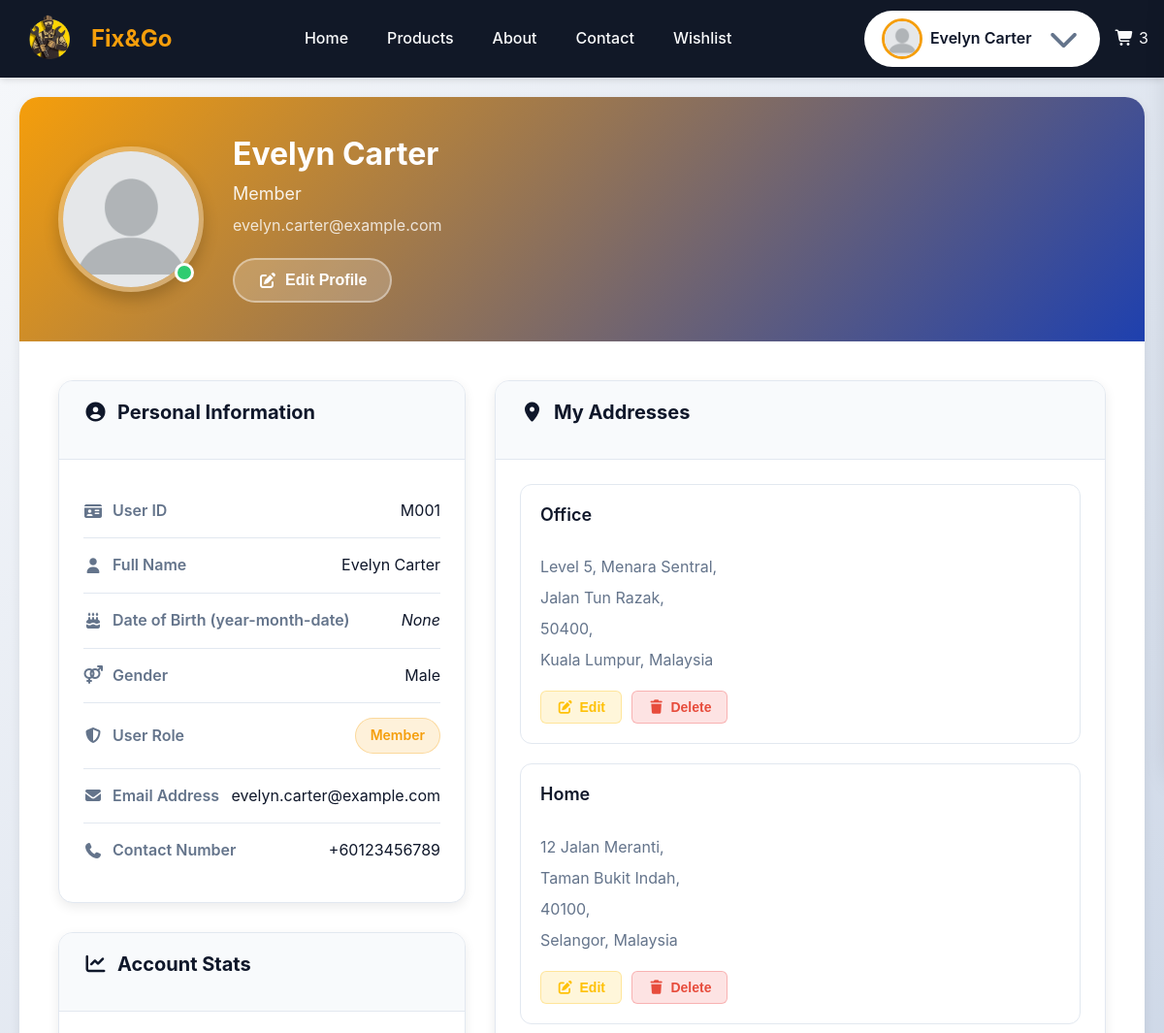
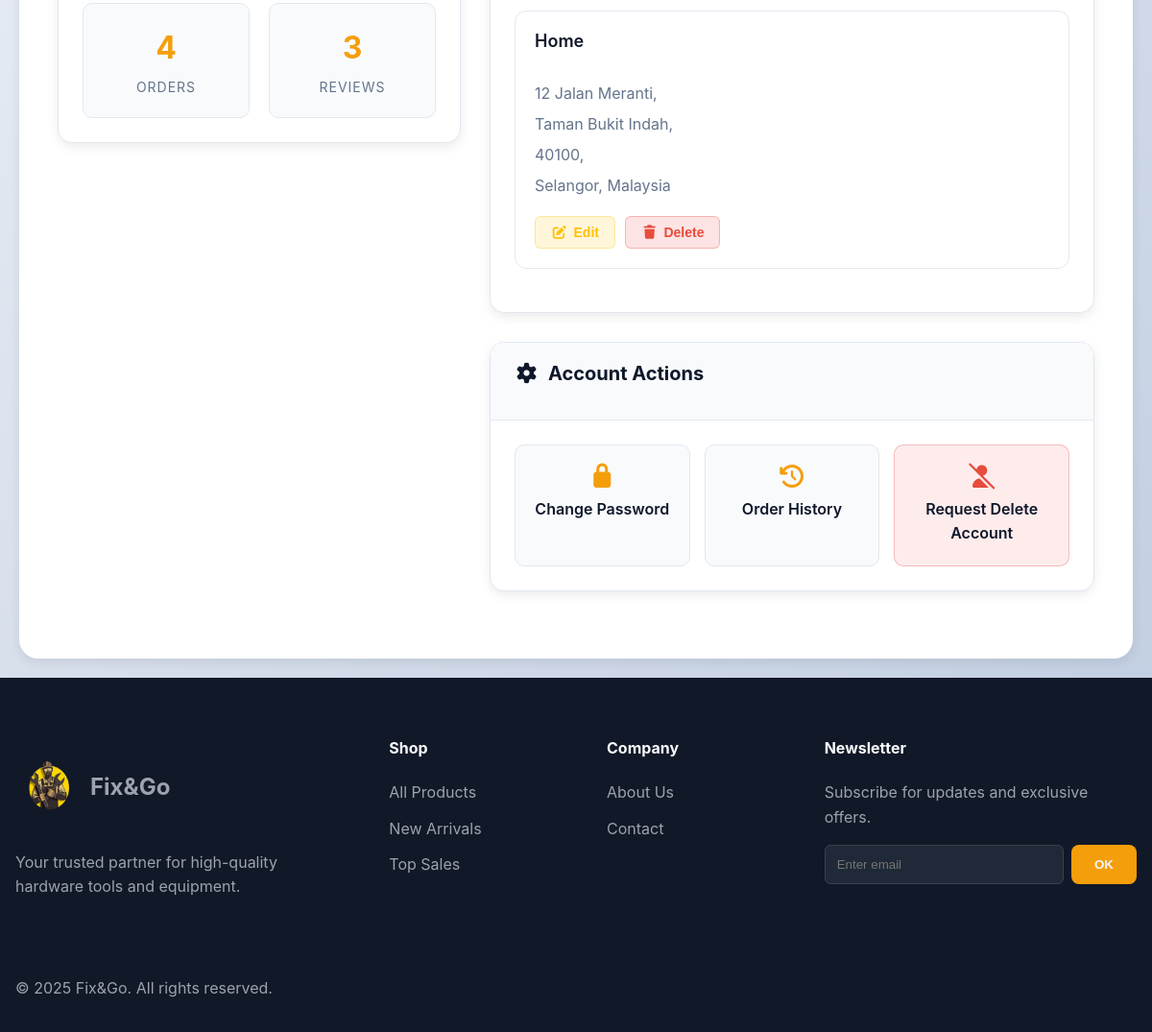
The page /pages/member/profile.php (signed in) on the database its author committed (2 pictures, top to bottom).
### tables this page shows
CREATE TABLE `userprofile` (
    `user_id` varchar(12) NOT NULL,
    `dob` date DEFAULT NULL,
    `contact_num` varchar(20) DEFAULT NULL,
    `gender` enum('Male', 'Female') DEFAULT NULL
);

CREATE TABLE `address` (
    `address_id` int(11) NOT NULL,
    `address_name` varchar(20) NOT NULL DEFAULT 'Home',
    `user_id` varchar(12) NOT NULL,
    `address_one` varchar(255) NOT NULL,
    `address_two` varchar(255) DEFAULT NULL,
    `address_three` varchar(255) DEFAULT NULL,
    `state` varchar(50) NOT NULL,
    `post_code` varchar(5) NOT NULL,
    `country` varchar(40) NOT NULL DEFAULT 'Malaysia'
);

### pages/member/profile.php (called while the page is built, shortened)
<?php
require_once "../../_base.php";
include_once "../../_head.php";
?>
<?php
include_once "../../component/profileInfo.php";
include "../../_foot.php";

### _base.php (called while the page is built, shortened)
<?php
$rootDir = 'http://' . $_SERVER['HTTP_HOST'];
$pathPrefix = (strpos($_SERVER['SCRIPT_NAME'], '/FixAndGo_Web') === 0) ? '/FixAndGo_Web' : '';
function temp($key, $value = null)
{
    if ($value !== null) {
        $_SESSION["temp_$key"] = $value;
    } else {
        $value = $_SESSION["temp_$key"] ?? null;
        return $value;
    }
}
$host = 'localhost';
$username = 'root';
$password = '';
$dbname = 'fixandgo_db';
try {
    $_db = new PDO("mysql:host=$host;dbname=$dbname", $username, $password, [
        PDO::ATTR_DEFAULT_FETCH_MODE => PDO::FETCH_OBJ,
        PDO::ATTR_EMULATE_PREPARES   => false,
    ]);
} catch (PDOException $err) {
    die("Connection failed: " . $err->getMessage());
}
function getUserProfilePicture($userId)
{
    global $_db;
    global $pathPrefix;
    $defaultPath = $pathPrefix . "/images/profile/default_profile_picture.webp";
    try {
        $stmt = $_db->prepare("SELECT file_path FROM profilepicture WHERE user_id = ?");
        $stmt->execute([$userId]);
        $result = $stmt->fetch();
        if ($result && isset($result->file_path) && !empty($result->file_path)) {
            $filePath = $result->file_path;
            if (substr($filePath, 0, 1) !== '/') {
                $filePath = '/' . $filePath;
            }
            return $filePath;
        }
    } catch (Exception $e) {
        error_log("Profile picture error for user $userId: " . $e->getMessage());
    }
    return $defaultPath;
}

### config/authorization.php (called while the page is built, shortened)
<?php
function enforce_authorization(): void
{
    global $rootDir, $pathPrefix;
    $role = temp('USER_ROLE') ?? 'Guest';
    $pathPrefix = $pathPrefix ?? '';
    if ($role === 'Member') {
        return;
    }
    exit();
}

### DAO/profile_dao.php (called while the page is built, shortened)
<?php
function getAddressesByUserId($user_id)
{
    global $_db;
    $stmt = $_db->prepare("SELECT * FROM address WHERE user_id = ? ORDER BY address_id DESC");
    $stmt->execute([$user_id]);
    return $stmt->fetchAll();
}
function getUserProfileDetails($user_id)
{
    global $_db;
    $stmt = $_db->prepare("SELECT * FROM UserProfile WHERE user_id = ?");
    $stmt->execute([$user_id]);
    return $stmt->fetch();
}
function countOrdersById($id)
{
    global $_db;
    $stmt = $_db->prepare("SELECT COUNT(order_id) AS num FROM ORDERS
                           WHERE user_id = ?");
    $stmt->execute([$id]);
    return $stmt->fetch()->num;
}
function countReviewById($id)
{
    global $_db;
    $stmt = $_db->prepare("SELECT COUNT(review_id) AS num FROM REVIEW WHERE user_id = ?");
    $stmt->execute([$id]);
    return $stmt->fetch()->num;
}

### component/profileInfo.php (the view, shortened to what this page needs)
<?php
require_once __DIR__ . "/../dao/profile_dao.php";
$user_id = temp('USER_ID');
$user_name = temp('USER_NAME');
$user_role = temp('USER_ROLE');
$user_email = temp('EMAIL');
$user_profile = getUserProfileDetails($user_id);
$addresses = getAddressesByUserId($user_id);
?>
<link rel="stylesheet" href="<?= $rootDir ?>/css/profile.css">
<main>
    <div class="profile-container">
        <div class="profile-header">
            <div class="profile-picture-section">
                <div class="profile-picture-container">
                    <img src="<?= getUserProfilePicture($user_id) ?>"
                        alt="Profile Picture" class="profile-picture1">
                    <div class="profile-status online"></div>
                </div>
                <div class="profile-info">
                    <h1 class="profile-name"><?= htmlspecialchars($user_name) ?></h1>
                    <p class="profile-role"><?= htmlspecialchars($user_role) ?></p>
                    <p class="profile-email"><?= htmlspecialchars($user_email) ?></p>
                    <button class="edit-profile-btn">
                        <i class="fas fa-edit"></i> Edit Profile
                    </button>
                </div>
            </div>
        </div>
        <div class="profile-content">
            <div class="left-column">
                <div class="info-card">
                    <div class="card-header">
                        <h2><i class="fas fa-user-circle"></i> Personal Information</h2>
                    </div>
                    <div class="card-body">
                        <div class="info-row">
                            <div class="info-label">
                                <i class="fas fa-id-card"></i>
                                User ID
                            </div>
                            <div class="info-value"><?= htmlspecialchars($user_id) ?></div>
                        </div>
                        <div class="info-row">
                            <div class="info-label">
                                <i class="fas fa-user"></i>
                                Full Name
                            </div>
                            <div class="info-value"><?= htmlspecialchars($user_name) ?></div>
                        </div>
                        <div class="info-row">
                            <div class="info-label">
                                <i class="fas fa-birthday-cake"></i>
                                Date of Birth (year-month-date)
                            </div>
                            <div class="info-value"><?= $user_profile->dob ?? '<i>None</i>' ?>
                            </div>
                        </div>
                        <div class="info-row">
                            <div class="info-label">
                                <i class="fas fa-venus-mars"></i>
                                Gender
                            </div>
                            <div class="info-value"><?= $user_profile->gender ?? '<i>None</i>' ?></div>
                        </div>
                        <div class="info-row">
                            <div class="info-label">
                                <i class="fas fa-shield-alt"></i>
                                User Role
                            </div>
                            <div class="info-value">
                                <span class="role-badge customer"><?= htmlspecialchars($user_role) ?></span>
                            </div>
                        </div>
                        <div class="info-row">
                            <div class="info-label">
                                <i class="fas fa-envelope"></i>
                                Email Address
                            </div>
                            <div class="info-value"><?= htmlspecialchars($user_email) ?></div>
                        </div>
                        <div class="info-row">
                            <div class="info-label">
                                <i class="fas fa-phone"></i>
                                Contact Number
                            </div>
                            <div class="info-value"><?= $user_profile->contact_num ?? '<i>None</i>' ?></div>
                        </div>
                    </div>
                </div>
                <div class="info-card">
                    <div class="card-header">
                        <h2><i class="fas fa-chart-line"></i> Account Stats</h2>
                    </div>
                    <div class="card-body">
                        <div class="stats-grid">
                            <div class="stat-item">
                                <div class="stat-number"><?= countOrdersById($user_id) ?></div>
                                <div class="stat-label">Orders</div>
                            </div>
                            <div class="stat-item">
                                <div class="stat-number"><?= countReviewById($user_id) ?></div>
                                <div class="stat-label">Reviews</div>
                            </div>
                        </div>
                    </div>
                </div>
            </div>
            <div class="right-column">
                <div class="info-card">
                    <div class="card-header">
                        <h2><i class="fas fa-map-marker-alt"></i> My Addresses</h2>
                    </div>
                    <div class="card-body">
                        <?php if ($addresses) :
                            foreach ($addresses as $key => $value) : ?>
                                <div class="address-card">
                                    <div class="address-header">
                                        <h3><?= $value->address_name ?></h3>
                                    </div>
                                    <div class="address-content">
                                        <p><?= $value->address_one ? $value->address_one . ',' : '<i>None</i>' ?></p>
                                        <p><?= $value->address_two ? $value->address_two . ',' : '' ?></p>
                                        <p><?= $value->address_three ? $value->address_three . ', ' : '' ?><?= $value->post_code . ',' ?></p>
                                        <p><?= $value->state ?>, <?= $value->country ?></p>
                                    </div>
                                    <div class="address-actions">
                                        <button class="action-btn edit edit-address-btn" value="updateAddress"
                                            data-address-id="<?= $value->address_id ?>"
                                            data-address-name="<?= htmlspecialchars($value->address_name) ?>"
                                            data-address-one="<?= htmlspecialchars($value->address_one) ?>"
                                            data-address-two="<?= $value->address_two ? htmlspecialchars($value->address_two) : NULL ?>"
                                            data-address-three="<?= $value->address_three ? htmlspecialchars($value->address_three) : NULL ?>"
                                            data-post-code="<?= htmlspecialchars($value->post_code) ?>"
                                            data-state="<?= htmlspecialchars($value->state) ?>"
                                            data-country="<?= htmlspecialchars($value->country) ?>">
                                            <i class="fas fa-edit"></i> Edit
                                        </button>
                                        <button class="action-btn delete delete-address-btn" data-address-id="<?= $value->address_id ?>">
                                            <i class="fas fa-trash"></i> Delete
                                        </button>
                                    </div>
                                </div>
                            <?php endforeach;
                        else : ?>
                            <p style="color: rgba(135, 135, 135, 1);"><i>No address exist</i></p>
                        <?php endif ?>
                    </div>
                </div>
                <div class="info-card">
                    <div class="card-header">
                        <h2><i class="fas fa-cog"></i> Account Actions</h2>
                    </div>
                    <div class="card-body">
                        <div class="action-grid">
                            <a id="openChangePassword" class="action-card" style="text-decoration: none;">
                                <i class="fas fa-lock"></i>
                                <span>Change Password</span>
                            </a>
                            <?php if(temp('USER_ROLE') == 'Member') : ?>
                            <a href="<?= $rootDir ?>/pages/order/member-order-history.php" class="action-card" style="text-decoration: none;">
                                <i class="fas fa-history"></i>
                                <span>Order History</span>
                            </a>
                            <a href="<?= $rootDir ?>/pages/guest/contactUs.php#request-form" class="action-card danger" style="text-decoration: none;">
                                <i class="fas fa-user-slash"></i>
                                <span>Request Delete Account</span>
                            </a>
                            <?php endif ?>
                        </div>
                    </div>
                </div>
            </div>
        </div>
    </div>
</main>

### rows shown on the page
userprofile: dob "None", gender "Male", contact_num "+60123456789"
address: address_name "Office", address_one "Level 5, Menara Sentral", address_two "Jalan Tun Razak", post_code "50400", state "Kuala Lumpur", country "Malaysia"
address: address_name "Home", address_one "12 Jalan Meranti", address_two "Taman Bukit Indah", post_code "40100", state "Selangor", country "Malaysia"
address: address_name "Home", address_one "12 Jalan Meranti", address_two "Taman Bukit Indah", post_code "40100", state "Selangor", country "Malaysia"

### other values the page prints
temp('USER_NAME') "Evelyn Carter"
$user_name "Evelyn Carter"
$user_role "Member"
$user_email "evelyn.carter@example.com"
$user_id "M001"
countOrdersById($user_id) "4"
countReviewById($user_id) "3"
